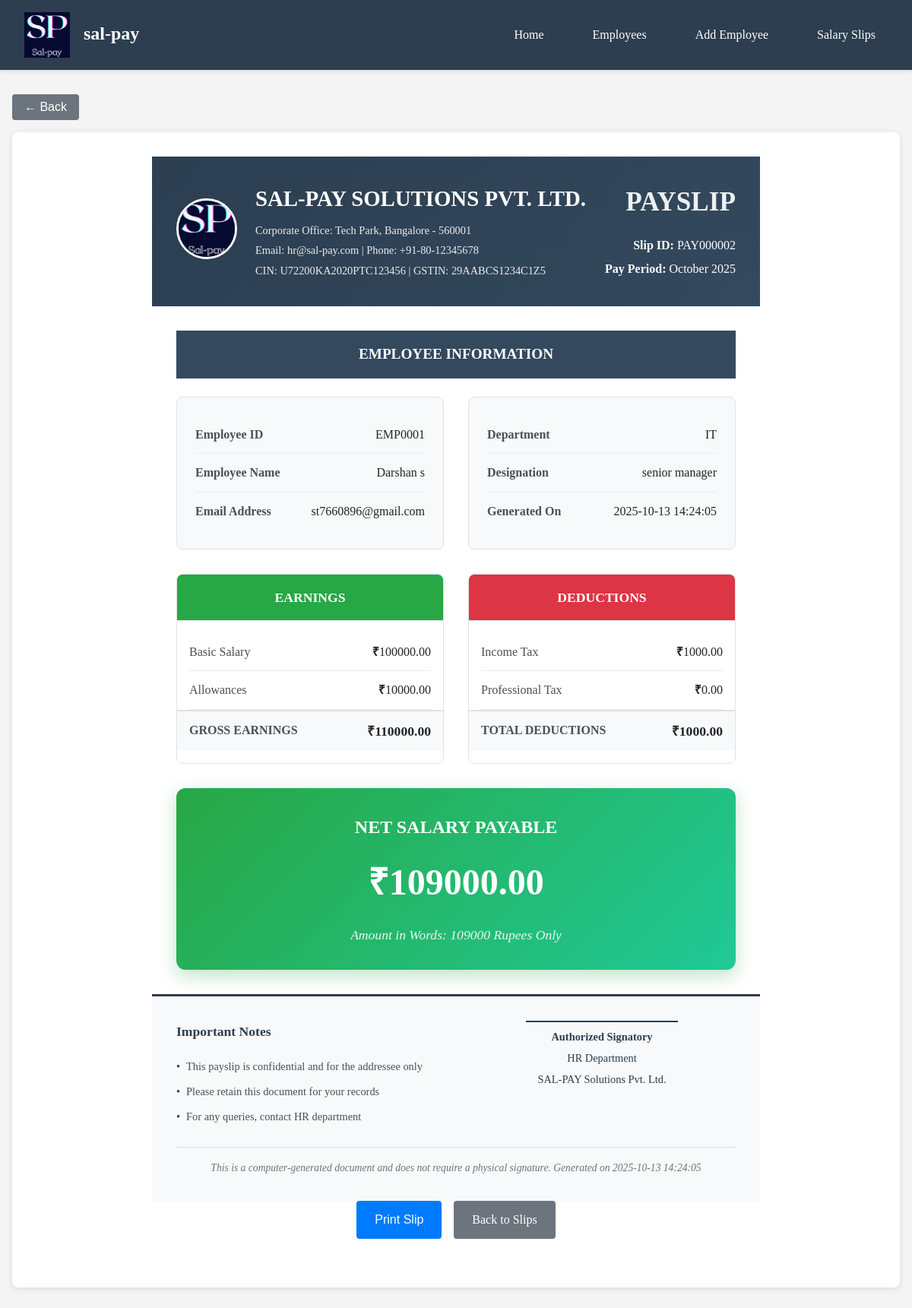
The page /view_slip/2 on the database its author committed.
### tables this page shows
CREATE TABLE salary_slips (
            id INTEGER PRIMARY KEY AUTOINCREMENT,
            employee_id INTEGER,
            month TEXT NOT NULL,
            year INTEGER NOT NULL,
            basic_salary REAL NOT NULL,
            allowances REAL DEFAULT 0,
            deductions REAL DEFAULT 0,
            gross_salary REAL NOT NULL,
            net_salary REAL NOT NULL,
            created_at TIMESTAMP DEFAULT CURRENT_TIMESTAMP,
            FOREIGN KEY (employee_id) REFERENCES employees (id)
        );

CREATE TABLE employees (
            id INTEGER PRIMARY KEY AUTOINCREMENT,
            name TEXT NOT NULL,
            email TEXT UNIQUE NOT NULL,
            position TEXT NOT NULL,
            department TEXT NOT NULL,
            basic_salary REAL NOT NULL,
            allowances REAL DEFAULT 0,
            deductions REAL DEFAULT 0,
            created_at TIMESTAMP DEFAULT CURRENT_TIMESTAMP
        );

### app.py (the view)
@app.route('/view_slip/<int:slip_id>')
def view_slip(slip_id):
    conn = sqlite3.connect('salary_management.db')
    cursor = conn.cursor()
    cursor.execute('''
        SELECT s.*, e.name, e.email, e.position, e.department
        FROM salary_slips s
        JOIN employees e ON s.employee_id = e.id
        WHERE s.id = ?
    ''', (slip_id,))
    slip_data = cursor.fetchone()
    conn.close()
    if not slip_data:
        return "Salary slip not found", 404
    return render_template('salary_slip.html', slip=slip_data)

### templates/salary_slip.html
{% extends "base.html" %}
{% block content %}
<div class="container">
    <div class="slip-container">
        <div class="professional-slip-header">
            <div class="header-container">
                <div class="company-branding">
                    <div class="logo-section">
                        <img src="{{ url_for('static', filename='sp.jpg') }}" alt="Company Logo" class="company-logo">
                    </div>
                    <div class="company-info">
                        <h1 class="company-name">SAL-PAY SOLUTIONS PVT. LTD.</h1>
                        <div class="company-address">
                            <p>Corporate Office: Tech Park, Bangalore - 560001</p>
                            <p>Email: hr@sal-pay.com | Phone: +91-80-12345678</p>
                            <p>CIN: U72200KA2020PTC123456 | GSTIN: 29AABCS1234C1Z5</p>
                        </div>
                    </div>
                </div>
                <div class="payslip-title">
                    <h2>PAYSLIP</h2>
                    <div class="slip-details">
                        <p><strong>Slip ID:</strong> PAY{{ "%06d"|format(slip[0]) }}</p>
                        <p><strong>Pay Period:</strong> {{ slip[2] }} {{ slip[3] }}</p>
                    </div>
                </div>
            </div>
        </div>
        <div class="slip-content">
            <div class="employee-info-section">
                <h3 class="section-title">EMPLOYEE INFORMATION</h3>
                <div class="employee-grid">
                    <div class="info-card">
                        <div class="info-item">
                            <span class="info-label">Employee ID</span>
                            <span class="info-value">EMP{{ "%04d"|format(slip[1]) }}</span>
                        </div>
                        <div class="info-item">
                            <span class="info-label">Employee Name</span>
                            <span class="info-value">{{ slip[10] }}</span>
                        </div>
                        <div class="info-item">
                            <span class="info-label">Email Address</span>
                            <span class="info-value">{{ slip[11] }}</span>
                        </div>
                    </div>
                    <div class="info-card">
                        <div class="info-item">
                            <span class="info-label">Department</span>
                            <span class="info-value">{{ slip[13] }}</span>
                        </div>
                        <div class="info-item">
                            <span class="info-label">Designation</span>
                            <span class="info-value">{{ slip[12] }}</span>
                        </div>
                        <div class="info-item">
                            <span class="info-label">Generated On</span>
                            <span class="info-value">{{ slip[9] }}</span>
                        </div>
                    </div>
                </div>
            </div>
            <div class="compensation-section">
                <div class="salary-breakdown">
                    <div class="earnings-card">
                        <div class="card-header earnings-header">
                            <h3>EARNINGS</h3>
                        </div>
                        <div class="card-content">
                            <div class="salary-item">
                                <span class="item-label">Basic Salary</span>
                                <span class="item-amount"><strong>₹</strong>{{ "%.2f"|format(slip[4]) }}</span>
                            </div>
                            <div class="salary-item">
                                <span class="item-label">Allowances</span>
                                <span class="item-amount"><strong>₹</strong>{{ "%.2f"|format(slip[5]) }}</span>
                            </div>
                            <div class="salary-item total-item">
                                <span class="item-label"><strong>GROSS EARNINGS</strong></span>
                                <span class="item-amount total-amount"><strong>₹{{ "%.2f"|format(slip[7]) }}</strong></span>
                            </div>
                        </div>
                    </div>
                    <div class="deductions-card">
                        <div class="card-header deductions-header">
                            <h3>DEDUCTIONS</h3>
                        </div>
                        <div class="card-content">
                            <div class="salary-item">
                                <span class="item-label">Income Tax</span>
                                <span class="item-amount"><strong>₹</strong>{{ "%.2f"|format(slip[6]) }}</span>
                            </div>
                            <div class="salary-item">
                                <span class="item-label">Professional Tax</span>
                                <span class="item-amount"><strong>₹</strong>0.00</span>
                            </div>
                            <div class="salary-item total-item">
                                <span class="item-label"><strong>TOTAL DEDUCTIONS</strong></span>
                                <span class="item-amount total-amount"><strong>₹{{ "%.2f"|format(slip[6]) }}</strong></span>
                            </div>
                        </div>
                    </div>
                </div>
                <div class="net-salary-section">
                    <div class="net-pay-card">
                        <h2>NET SALARY PAYABLE</h2>
                        <div class="net-amount">₹{{ "%.2f"|format(slip[8]) }}</div>
                        <p class="amount-words">Amount in Words: {{ slip[8]|int }} Rupees Only</p>
                    </div>
                </div>
            </div>
            <div class="professional-footer">
                <div class="footer-grid">
                    <div class="footer-section">
                        <h4>Important Notes</h4>
                        <ul>
                            <li>This payslip is confidential and for the addressee only</li>
                            <li>Please retain this document for your records</li>
                            <li>For any queries, contact HR department</li>
                        </ul>
                    </div>
                    <div class="footer-section">
                        <div class="signature-section">
                            <div class="signature-box">
                                <div class="signature-line"></div>
                                <p><strong>Authorized Signatory</strong></p>
                                <p>HR Department</p>
                                <p>SAL-PAY Solutions Pvt. Ltd.</p>
                            </div>
                        </div>
                    </div>
                </div>
                <div class="footer-disclaimer">
                    <p>This is a computer-generated document and does not require a physical signature. Generated on {{ slip[9] }}</p>
                </div>
            </div>
        </div>
        <div class="slip-actions">
            <button onclick="window.print()" class="btn btn-primary">Print Slip</button>
            <a href="{{ url_for('salary_slips') }}" class="btn btn-secondary">Back to Slips</a>
        </div>
    </div>
</div>
{% endblock %}

### templates/base.html (shortened to what this page needs)
<!DOCTYPE html>
<html lang="en">
<head>
    <link rel="stylesheet" href="{{ url_for('static', filename='css/style.css') }}">
</head>
<body>
    <nav class="navbar">
        <div class="nav-container">
            <h1><a href="{{ url_for('index') }}"><img src="{{ url_for('static', filename='sp.jpg') }}" alt="sal-pay" class="logo-icon"> sal-pay</a></h1>
            <ul class="nav-menu">
                <li><a href="{{ url_for('index') }}">Home</a></li>
                <li><a href="{{ url_for('employees') }}">Employees</a></li>
                <li><a href="{{ url_for('add_employee') }}">Add Employee</a></li>
                <li><a href="{{ url_for('salary_slips') }}">Salary Slips</a></li>
            </ul>
        </div>
    </nav>
    <main class="main-content">
        <div class="back-navigation">
            <button onclick="history.back()" class="back-btn" title="Go Back">
                ← Back
            </button>
        </div>
        {% block content %}{% endblock %}
    </main>
</body>
</html>

### rows shown on the page
salary_slips: id "000002", month "October", year "2025", employee "0001", created_at "2025-10-13 14:24:05", basic_salary "100000.00", allowances "10000.00", gross_salary "110000.00", deductions "1000.00", net_salary "109000.00", net_salary "109000"
employees: name "Darshan s", email "st7660896@gmail.com", department "IT", position "senior manager"
